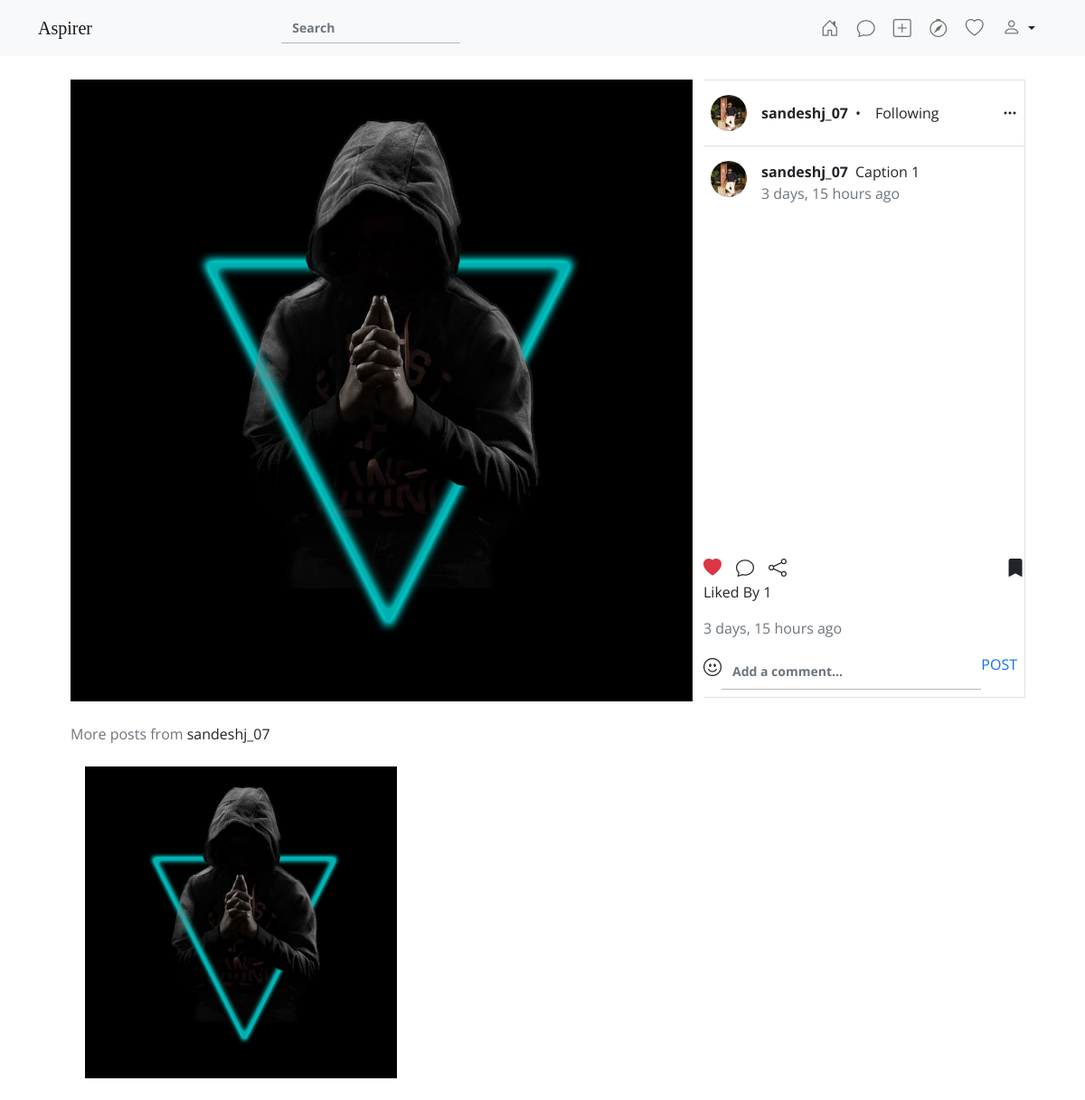
The app's page /post/1/ (signed in) with its own data.
### front/models.py (models this page shows, shortened)
class Post(models.Model):
    user = models.ForeignKey(User,on_delete=models.CASCADE)
    profile = models.ForeignKey(Profile, on_delete= models.CASCADE)
    uploadTime = models.DateTimeField(default= datetime.datetime.now())
    likes =  ListCharField(
        base_field=models.CharField(max_length=10),
        size=6,
        max_length=(6 * 11),  # 6 * 10 character nominals, plus commas
        default = [ ],
        null = True,
        blank = True
    )
    caption = models.CharField(null=False,max_length=300)
    shares = models.IntegerField(default=0)
    saved = models.IntegerField(default=0)
    allow_comments = models.BooleanField(default=True)
    comments = ListCharField(
        base_field=models.CharField(max_length = 10),
        size= 6,
        max_length = (6 * 11),
        default = [],
        null = True,
        blank = True,
    )
    Showimage = models.ImageField(null=False, blank=False, upload_to="images/posts/", default = " ")
    archived = models.BooleanField(null=False, default = False)
    mentions = ListCharField(
        base_field=models.CharField(max_length=50),
        size=6,
        max_length=(6 * 51),  # 6 * 10 character nominals, plus commas
        null = True,
        blank = True
    )
    Location = models.CharField(blank=True, null=True,max_length=50)

class Profile(models.Model):
    gender_chocies = (
        ('M',"Male"),
        ("F","Female"),
        ("N","Prefer Not To Say")
    )
    user = models.OneToOneField(User,on_delete=models.CASCADE)
    username = models.CharField(null=False, default = " ", max_length = 20)
    ProfileImg = models.ImageField(null=True,upload_to="images/profile_pic/",default="media/images/profile_pic/default.png")
    contact = models.CharField(max_length = 10)
    Email = models.EmailField(null=False)
    address = models.CharField(null = False, max_length = 50,blank = True)
    website = models.CharField(null=True,blank=True, max_length=30, default="")
    gender = models.CharField(max_length=1,choices = gender_chocies, default = "N")
    pvt_acc = models.BooleanField(default=False)
    activity_status = models.BooleanField(null=False, default = False)
    story_share = models.BooleanField(null=False, default = False)
    close_friends = ListCharField(
        base_field=models.CharField(max_length=10),
        size=6,
        max_length=(6 * 11),  # 6 * 10 character nominals, plus commas
        default = [ ],
        null = True,
        blank = True
    )
    hide_story = ListCharField(
        base_field=models.CharField(max_length=10),
        size=6,
        max_length=(6 * 11),  # 6 * 10 character nominals, plus commas
        default = [ ],
        null = True,
        blank = True
    )
    blocked_users = ListCharField(
        base_field=models.CharField(max_length=10),
        size=6,
        max_length=(6 * 11),  # 6 * 10 character nominals, plus commas
        default = [ ],
        null = True,
        blank = True
    )
    restricted_users = ListCharField(
        base_field=models.CharField(max_length=10),
        size=6,
        max_length=(6 * 11),  # 6 * 10 character nominals, plus commas
        default = [ ],
        null = True,
        blank = True
    )
    followers =  ListCharField(
        base_field=models.CharField(max_length=10),
        size=6,
        max_length=(6 * 11),  # 6 * 10 character nominals, plus commas
        default = [ ],
        null = True,
        blank = True
    )
    following =  ListCharField(
        base_field=models.CharField(max_length=10),
        size=6,
        max_length=(6 * 11),  # 6 * 10 character nominals, plus commas
        default = [ ] ,
        null = True,
        blank = True
    )
    saved =  ListCharField(
        base_field=models.CharField(max_length=10),
        size=6,
        max_length=(6 * 11),  # 6 * 10 character nominals, plus commas
        default = [ ],
        null = True,
        blank = True
    )
    follow_request =  ListCharField(
        base_field=models.CharField(max_length=10),
        size=6,
        max_length=(6 * 11),  # 6 * 10 character nominals, plus commas
        default = [ ],
        null = True,
        blank = True
    )
    bio = models.CharField(max_length = 100,default=" ", blank=True)

### front/views.py (the view)
# urls.py: path('post/<int:pid>/',ViewPost, name="ViewPost"),
def ViewPost(request,pid):
    post = Post.objects.get(id = pid)
    try:
        PostImage = PostImages.objects.get(Post= post)
    except:
        PostImage = None
    CProfile = Profile.objects.get(user = request.user)
    RProfile = Profile.objects.get(user = post.user)
    if (str(request.user.id) not in RProfile.followers and RProfile.pvt_acc and post.user != request.user) or (post.archived and post.user != request.user):
        return redirect('Aspirer:Profile',username=post.user.username)
    otherPosts = Post.objects.exclude(id = pid).filter(user = post.user)
    dic = {'CProfile' : CProfile, 'RProfile':RProfile, 'Post':post, 'postImgs':PostImage, 'otherPosts':otherPosts}
    return render(request,'post.html',dic)

### front/preprocessors.py (called while the page is built)
def follow_requests(request):
    if(request.user.is_authenticated):
        Request_Users = []
        CUser = Profile.objects.filter(user = request.user)[0]
        for i in CUser.follow_request:
            user = User.objects.filter(id = i)[0]
            P = Profile.objects.filter(user = user)[0]
            Request_Users.append({"P":P,"U":user})
        return {
            "Requests": CUser.follow_request,
            "Request_Users": Request_Users,
            "footer": True,
            "navbar" : True,
        }
    return {"Requests": [], "footer":True, "navbar":True}

### templates/post.html (shortened to what this page needs)
{% extends 'base.html' %}
{% load static %}
{% load humanize %}
{% block content %}
<div class="container px-5 py-4 mt-5">
    <div class="row my-3 align-items-start">
        <div class="col-lg-8">
            <img src="{{Post.Showimage.url}}" class="w-100" />
        </div>
        <div class="col-lg-4 border border-start-0 px-0">
            <div class="d-flex py-3 px-2 align-items-center border-bottom w-100">
                <img src="{{Post.profile.ProfileImg.url}}" class="rounded-circle " width="40px" />
                <a class="text-dark fw-bold ms-3 me-2 "
                    href="{% url 'Aspirer:Profile' Post.user.username %}">{{Post.user.username}}</a>
                {% if Post.user != request.user %}
                •
                {% if request.user.id|stringformat:"i" in Post.profile.followers %}
                <a class="text-dark mx-3 unfollow" data-followId="{{Post.user.id}}">Following</a>
                {% else %}
                <a class="text-dark mx-3 unfollow" data-followId="{{Post.user.id}}">Follow</a>
                {% endif %}
                {% endif %}
                <i class="bi bi-three-dots ms-auto pe-pointer" data-bs-toggle="modal" data-bs-target="#PostClickModal"></i>
            </div>
            <div class="d-flex w-100 align-items-start py-3 px-2">
                <img src="{{Post.profile.ProfileImg.url}}" class="rounded-circle " width="40px" />
                <div>
                    <div class="d-flex align-items-center">
                        <a class="text-dark fw-bold me-2 ms-3"
                            href="{% url 'Aspirer:Profile' Post.user.username %}">{{Post.user.username}}</a>
                        <p class="my-0">{{Post.caption}}</p>
                    </div>
                    <p class="text-secondary ms-3">{{Post.uploadTime|naturaltime}}</p>
                </div>
                </div>
                    {% if not Post.archived %}
                    <div class="d-flex px-0 mx-0 mt-100 align-items-center" style="margin-top:100%;">
                        <i class="bi me-2 pe-pointer fs-5 likeBtn bi-heart{% if request.user.id|stringformat:'i' in Post.likes %}-fill text-danger {% endif %}" data-postId="{{Post.id}}"></i>
                        {% if Post.allow_comments %}
                        <i class="bi bi-chat mx-2 fs-5 pe-pointer" onclick="document.getElementById('comment').focus();"></i>
                        {% endif %}
                        <i class="bi bi-share mx-2 fs-5  pe-pointer"></i>
                        <i class="bi ms-auto fs-5 pe-pointer bi-bookmark{% if Post.id|stringformat:'i' in CProfile.saved %}-fill {% endif %} saveBtn" data-postId="{{Post.id}}" id="saveBtn{{Post.id}}"></i>
                    </div>
                    <p style="{% if Post.archived %}margin-top:100%;{% endif %}">Liked By <span id="{{Post.id}}likes">{{Post.likes|length}}</span></p>
                    <p class="text-secondary">{{Post.uploadTime|naturaltime}}</p>
                    {% if Post.allow_comments %}
                    <div class="d-flex pb-2">
                        <i class="bi bi-emoji-smile fs-5"></i>
                        <input type="text" id="comment" class="form-control" placeholder="Add a comment..." />
                        <p class="pe-pointer text-primary me-2">POST</p>
                    </div>
                    {% endif %}
                    {% endif %}
                </div>
        </div>
        {% if otherPosts|length > 0 %}
        <div class="my-4">
            <p class="text-secondary">More posts from <span class="text-dark">{{Post.user.username}}</span></p>
        </div>
        <div class="d-flex">
            {% for post in otherPosts %}
            <div>
                <a href="{% url 'Aspirer:ViewPost' post.id %}"><img src="{{post.Showimage.url}}" width="33%" class="pe-pointer mx-3" /></a>
            </div>
            {% endfor %}
        </div>
        {% endif %}
    </div>
{% endblock %}

### static/css/base.css (style rules this page uses)
:root { --primary-background : #55acee; }
* { margin:0; padding: 0; font-family: 'Open Sans', sans-serif; }
html, body { overflow-x: hidden; }
a { text-decoration: none; color:black; }
input { font-weight: bold !important; }
.form-control { font-size:14px; border-radius: 0; border:none; border-bottom: 1px solid rgba(0, 0, 0, 0.275); }
.pe-pointer { cursor: pointer; }

### records on screen
Post: Showimage (picture), profile.ProfileImg (picture), user.username "sandeshj_07", caption "Caption 1", uploadTime "3 days, 15 hours ago", likes|length "1"
Post: Showimage (picture)
